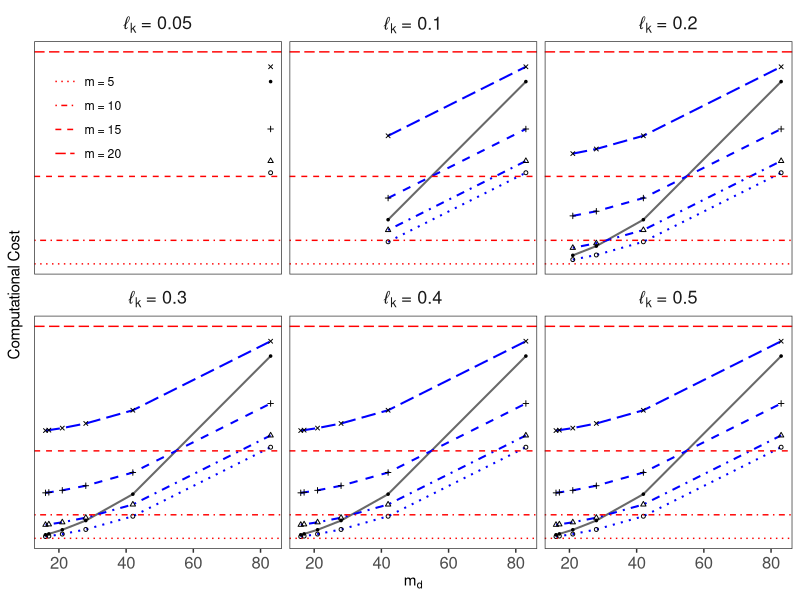

Write the R code that produced this figure. (Note: this script raises an error after producing the figure.)
rm(list =ls())
library(tidyverse)
## Computational Complexity
FullComputationalComplexity <- function(n) {
  2*n^3
}

NNNNComputationalComplexity <- function(n,m) {
  2*n*m^3
}

NNHSComputationalComplexity <- function(n,m,m1,m2) {
  n*m^3 + (n+1)*(m1*m2)
}

HSHSComputationalComplexity <- function(n,m1,m2) {
  2*(n+1)*(m1*m2) + n
}

## Combined NNNN NNHS and HSHS
## c = 1.20
vector_lscale <- seq(0.05,0.5,l=10); vector_lscale
round(4.5*vector_lscale,2)
vector_c <- pmax(1.20, round(4.5*vector_lscale,2)); vector_c
#vector_c <- 1 + 1.5*vector_lscale; vector_c
cbind(vector_lscale, vector_c, m = ceiling(3.42*vector_c/vector_lscale))
vector_m1 <- pmax(16,ceiling(3.42*vector_c/vector_lscale)); vector_m1
vector_m2 <- pmax(17,ceiling(3.42*vector_c/vector_lscale)); vector_m2
vector_m3 <- pmax(21,ceiling(3.42*vector_c/vector_lscale)); vector_m3
vector_m4 <- pmax(28,ceiling(3.42*vector_c/vector_lscale)); vector_m4
vector_m5 <- pmax(42,ceiling(3.42*vector_c/vector_lscale)); vector_m5
vector_m6 <- pmax(83,ceiling(3.42*vector_c/vector_lscale)); vector_m6


library(tidyverse)
setup <- tibble(lscale = vector_lscale, c = vector_c, m1 = vector_m1, m2 = vector_m2, m3 = vector_m3, m4 = vector_m4, m5 = vector_m5, m6 = vector_m6)
setup <- setup %>% gather(x,m,-c,-lscale) %>% select(-x) %>% distinct()
setup
table(setup$m)
setup %>% filter(lscale == 0.1)

setup <- setup %>% mutate(HSHS = HSHSComputationalComplexity(n = 1000, m1 = m, m2 = m)) %>%
  mutate(NNHS5 = NNHSComputationalComplexity(n = 1000, m = 5, m1 = m, m2 = m)) %>%
  mutate(NNHS10 = NNHSComputationalComplexity(n = 1000, m = 10, m1 = m, m2 = m)) %>%
  mutate(NNHS15 = NNHSComputationalComplexity(n = 1000, m = 15, m1 = m, m2 = m)) %>%
  mutate(NNHS20 = NNHSComputationalComplexity(n = 1000, m = 20, m1 = m, m2 = m))
setup
setup <- setup %>% mutate(Method = "HSHS")
setup
setup %>% filter(lscale == 0.50)
setup %>%
  filter(lscale %in% c(0.05,0.10,0.20,0.30,0.40,0.50)) %>%
  ggplot(aes(x = m, y = HSHS)) + 
  geom_path(linewidth = 0.7, color = "dimgray") +
  geom_path(aes(y = NNHS5), linetype = "dotted", color = "blue", linewidth = 0.7) +
  geom_path(aes(y = NNHS10), linetype = "dotdash", color = "blue",  linewidth = 0.7) +
  geom_path(aes(y = NNHS15), linetype = "dashed", color = "blue",  linewidth = 0.7) +
  geom_path(aes(y = NNHS20), linetype = "longdash", color = "blue", linewidth = 0.7) +
  geom_point(size = 1, shape = 20) +
  geom_point(aes(y = NNHS5), size =1, shape = 1) +
  geom_point(aes(y = NNHS10), size =1, shape = 2) +
  geom_point(aes(y = NNHS15), size =1, shape = 3) +
  geom_point(aes(y = NNHS20), size =1, shape = 4) +
  facet_wrap(~lscale, nrow = 2, labeller = label_bquote("\u2113"[k]~"="~.(lscale))) +
  geom_hline(aes(yintercept = NNNNComputationalComplexity(n = 1000, m = 5), linetype = "1"), color = "red", linewidth = 0.5) +
  geom_hline(aes(yintercept = NNNNComputationalComplexity(n = 1000, m = 10), linetype = "2"), color = "red", linewidth = 0.5) +
  geom_hline(aes(yintercept = NNNNComputationalComplexity(n = 1000, m = 15), linetype = "3"), color = "red", linewidth = 0.5) +
  geom_hline(aes(yintercept = NNNNComputationalComplexity(n = 1000, m = 20), linetype = "4"), color = "red", linewidth = 0.5) +
  scale_linetype_manual(values=c("dotted","dotdash","dashed","longdash"),
                        labels = c("m = 5","m = 10","m = 15","m = 20")) +
  theme_bw() +
  xlab(bquote(m[d])) +
  ylab(bquote(Computational~Cost)) +
  theme(strip.background = element_blank(),
        strip.text = element_text(size = 13),
        panel.grid = element_blank(),
        legend.title = element_blank(),
        legend.position = c(0.07,0.85),
        axis.text.y = element_blank(),
        axis.text.x = element_text(size = 12),
        axis.ticks.y = element_blank())
ggsave(filename = "./Rutilities/Computational_Complexity_Plots.png", height = 6, width = 9)
